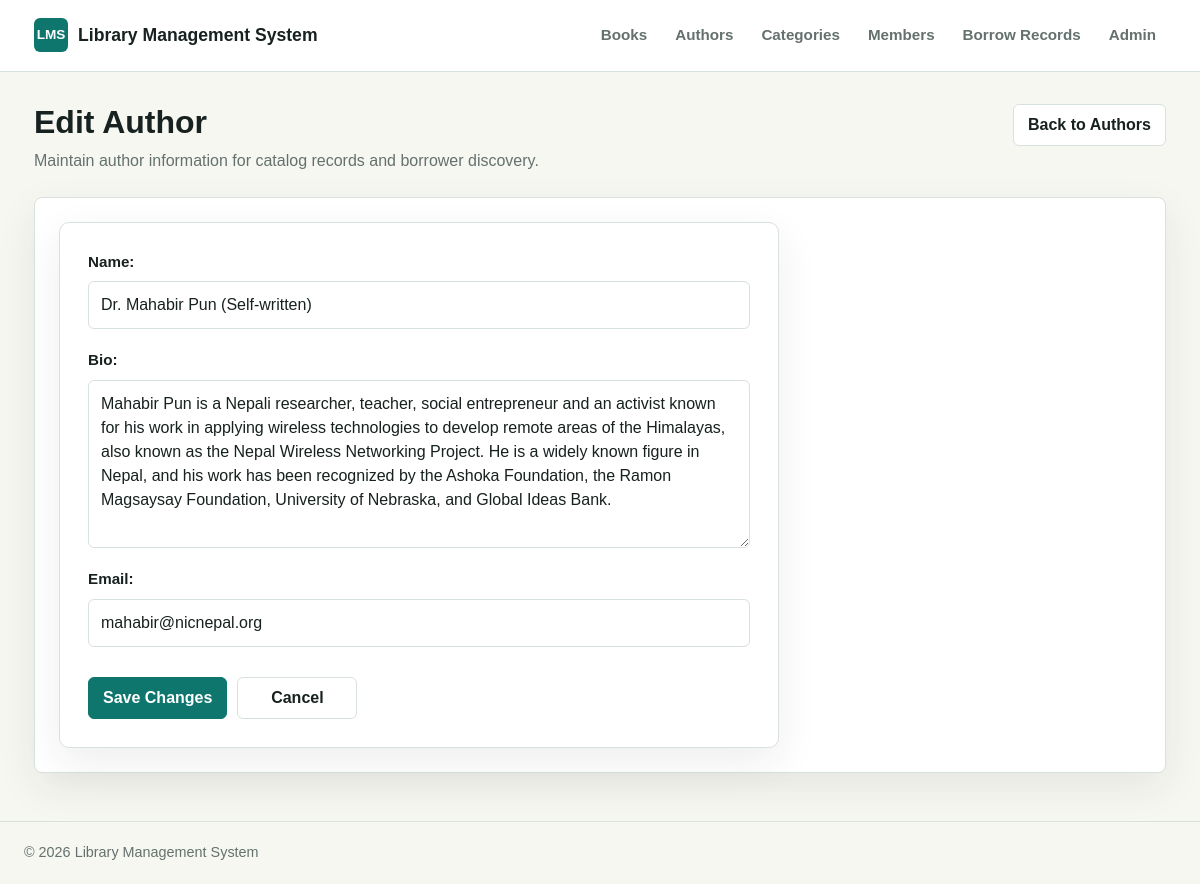
Page /authors/5/edit/ on the committed database.
### authors/models.py (models this page shows, shortened)
class Author(models.Model):
    name = models.CharField(max_length=200)
    bio = models.TextField(blank=True)
    email = models.EmailField(blank=True)
    created_at = models.DateTimeField(auto_now_add=True)
    class Meta:
        ordering = ['name']

### authors/views.py (the view)
# urls.py: path('<int:pk>/edit/', views.author_update, name='update'),
def author_update(request, pk):
    author = get_object_or_404(Author, pk=pk)
    if request.method == 'POST':
        form = AuthorForm(request.POST, instance=author)
        if form.is_valid():
            author = form.save()
            messages.success(request, 'Author updated successfully.')
            return redirect('authors:detail', pk=author.pk)
    else:
        form = AuthorForm(instance=author)
    return render(
        request,
        'authors/form.html',
        {
            'form': form,
            'author': author,
            'form_title': 'Edit Author',
            'submit_label': 'Save Changes',
        }
    )

### authors/forms.py
class AuthorForm(forms.ModelForm):
    class Meta:
        model = Author
        fields = ['name', 'bio', 'email']
        widgets = {
            'name': forms.TextInput(attrs={
                'placeholder': 'Author name',
            }),
            'bio': forms.Textarea(attrs={
                'placeholder': 'Optional author biography',
                'rows': 6,
            }),
            'email': forms.EmailInput(attrs={
                'placeholder': 'author@example.com',
            }),
        }

### authors/templates/authors/form.html (shortened to what this page needs)
{% extends 'base.html' %}
{% block page_title %}{{ form_title }}{% endblock %}
{% block page_subtitle %}
    <p>Maintain author information for catalog records and borrower discovery.</p>
{% endblock %}
{% block page_actions %}
    <a class="button secondary" href="{% url 'authors:list' %}">Back to Authors</a>
{% endblock %}
{% block content %}
    <div class="form-card">
        <form class="author-form" method="post" novalidate>
            {% for field in form %}
                <div class="form-field">
                    {{ field.label_tag }}
                    {{ field }}
                </div>
            {% endfor %}
            <div class="form-actions">
                <button class="button" type="submit">{{ submit_label }}</button>
                <a class="button secondary" href="{% url 'authors:list' %}">Cancel</a>
            </div>
        </form>
    </div>
{% endblock %}

### templates/base.html (style rules this page uses)
:root { --bg: #f7f7f2; --surface: #ffffff; --surface-muted: #f0f4f3; --text: #17211f; --muted: #64716e; --border: #d9e1de; --brand: #0f766e; --brand-dark: #115e59; --accent: #b45309; --danger: #be123c; --shadow: 0 14px 40px rgba(23, 33, 31, 0.08); }
* { box-sizing: border-box; }
body { margin: 0; min-height: 100vh; background: var(--bg); color: var(--text); font-family: Arial, Helvetica, sans-serif; line-height: 1.5; }
a { color: inherit; text-decoration: none; }
.page-heading p { color: var(--muted); margin: 8px 0 0; max-width: 700px; }
.button { align-items: center; background: var(--brand); border: 1px solid var(--brand); border-radius: 6px; color: #ffffff; cursor: pointer; display: inline-flex; font: inherit; font-weight: 700; justify-content: center; min-height: 40px; padding: 8px 14px; }
.button.secondary { background: var(--surface); border-color: var(--border); color: var(--text); }

### authors/templates/authors/form.html (style rules this page uses)
.form-card { background: var(--surface); border: 1px solid var(--border); border-radius: 10px; box-shadow: var(--shadow); padding: 28px; max-width: 720px; }
.author-form { display: grid; gap: 20px; }
.form-field { display: grid; gap: 8px; }
.form-field label { font-weight: 700; color: var(--text); font-size: 0.95rem; }
.form-field input, .form-field textarea { border: 1px solid var(--border); border-radius: 6px; color: var(--text); font: inherit; padding: 11px 12px; width: 100%; transition: all 0.2s ease; }
.form-field textarea { min-height: 120px; resize: vertical; }
.form-actions { display: flex; flex-wrap: wrap; gap: 10px; margin-top: 10px; }
.form-actions .button { min-width: 120px; }

### rows in the picture
Author: form "Dr. Mahabir Pun (Self-written)" "Mahabir Pun is a Nepali researcher, teacher, social entrepreneur and an activist known for his work in applying wireless technologies to develop remote areas of the Himalayas, also known as the Nepal Wireless Networking Project. He is a widely known figure in Nepal, and his work has been recognized by the Ashoka Foundation, the Ramon Magsaysay Foundation, University of Nebraska, and Global Ideas Bank." "mahabir@nicnepal.org"

### other values in the picture
{{ field.label_tag }} "Name:" "Bio:" "Email:"
{{ submit_label }} "Save Changes"
